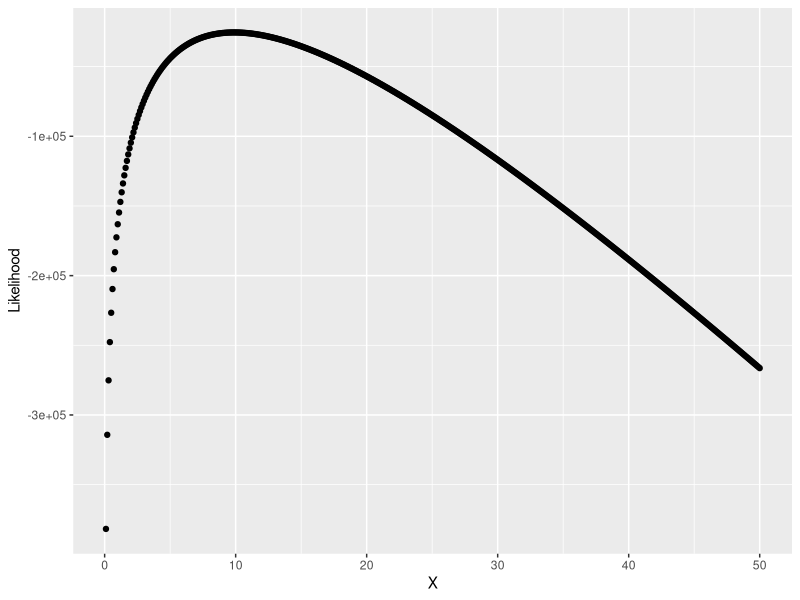

Generate this figure with R:
## ---- chunk 1
#| message: false
library(tidyverse)

set.seed(20220910)
samplePois_lgl <- rpois(n = 10000, lambda = 10)
## ---- chunk 2
lPois <- function(lambda, k) {
  -(length(k) * lambda) + (log(lambda) * (sum(k))) - sum(lgamma(k + 1))
}

# Range of p's
lambdaDomain <- seq(from = 0.1, to = 50, by = 0.1)

# log-Likelihood is the log-sum of the PDFs for all values of k
likelihoods_num <- map_dbl(
	.x = lambdaDomain,
	.f = ~{
		lPois(lambda = .x, k = samplePois_lgl)
	}
)
## ---- chunk 3
resPois_df <- tibble(X = lambdaDomain, Likelihood = likelihoods_num)
ggplot(data = resPois_df) +
	aes(x = X, y = Likelihood) + 
	geom_point()
	
## ---- chunk 4
resPois_df %>% 
	arrange(desc(Likelihood))
## ---- chunk 5
mean(samplePois_lgl)
